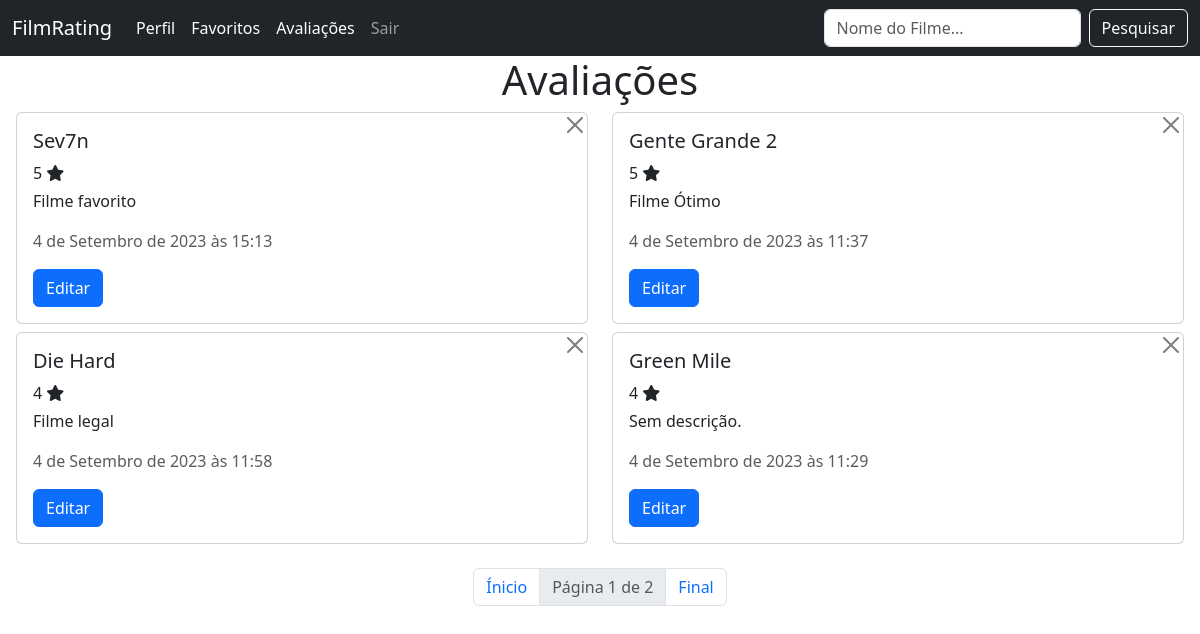
Before: /rating/rated_films/ (signed in) with the older database file.
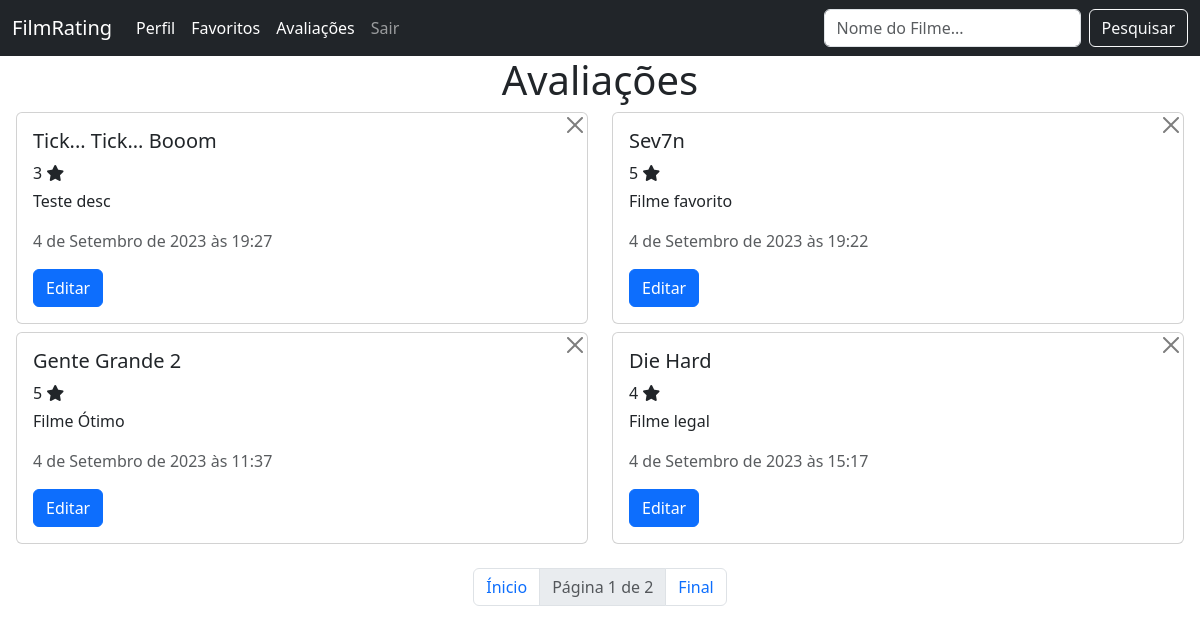
After: the same page with the newer database file.
### filmRating/models/Rating.py (models this page shows, shortened)
class Rating(models.Model):
    user = models.ForeignKey(User, on_delete=models.CASCADE, related_name="ratings")
    film_rated = models.ForeignKey(
        Film, on_delete=models.CASCADE, related_name="ratings"
    )
    value = models.IntegerField(
        validators=[
            MaxValueValidator(5),
            MinValueValidator(0),
        ]
    )
    description = models.TextField(null=True, blank=True)
    created_at = models.DateTimeField(auto_now_add=True)
    updated_at = models.DateTimeField(auto_now=True)

### filmRating/models/Film.py (models this page shows, shortened)
class Film(models.Model):
    owner = models.ForeignKey(
        User, on_delete=models.CASCADE, related_name="films_created"
    )
    name = models.CharField(max_length=50)
    description = models.TextField(blank=True, null=True)
    img = models.ImageField(null=True, blank=True)
    category = models.ManyToManyField(Category, related_name="films_categories")
    created_at = models.DateTimeField(auto_now_add=True)
    updated_at = models.DateTimeField(auto_now=True)
    def __str__(self):
        return f"{self.name}"

### filmRating/views/RatingViews.py (the view)
@login_required
def rated_films_view(request):
    ratings = Rating.objects.filter(user=request.user).order_by("-created_at").all()
    if len(ratings) > 0:
        paginator = Paginator(ratings, 4)
        page = request.GET.get("page")
        ratings = paginator.get_page(page)
    context = {
        "ratings": ratings,
    }
    return render(request, "ratings/rated_films.html", context=context, status=200)

### filmRating/templates/ratings/rated_films.html (shortened to what this page needs)
{% extends "base.html" %}
{% block content %}
    <h1 class="text-center">Avaliações</h1>
    <div class="row ms-1 me-1 mt-2">
        {% for rating in ratings %}
            <div class="col-sm-6 mb-2">
                <div class="card">
                    <div class="card-body">
                        <a href={% url "remove-rating" rating.film_rated.id %}>
                            <button type="button"
                                    class="btn-close position-absolute top-0 end-0"
                                    aria-label="Close"></button>
                        </a>
                        <h5 class="card-title">{{ rating.film_rated | title }}</h5>
                        <p class="card-text mb-1">
                            {{ rating.value }} <i class="fa-sharp fa-solid fa-star"></i>
                        </p>
                        <p class="card-text">{{ rating.description | default:"Sem descrição." | slice:30 }}</p>
                        <p class="card-text text-muted">{{ rating.updated_at }}</p>
                        <a href="{% url "add-rating" rating.film_rated.id %}"
                           class="btn btn-primary">Editar</a>
                    </div>
                </div>
            </div>
        {% endfor %}
    </div>
    {% if ratings.paginator.num_pages > 1 %}
        <nav aria-label="Page navigation example">
            <ul class="pagination justify-content-center mt-3">
                <li class="page-item">
                    <a class="page-link" href="?page=1">Ínicio</a>
                </li>
                <li class="page-item disabled">
                    <a class="page-link" href="">Página {{ ratings.number }} de {{ ratings.paginator.num_pages }}</a>
                </li>
                <li class="page-item">
                    <a class="page-link" href="?page={{ ratings.paginator.num_pages }}">Final</a>
                </li>
            </ul>
        </nav>
    {% endif %}
{% endblock %}

### filmRating/templates/base.html (shortened to what this page needs)
{% load static %}
<!DOCTYPE html>
<html lang="pt-BR">
    <head>
        <link href="https://cdn.jsdelivr.net/npm/bootstrap@5.3.1/dist/css/bootstrap.min.css"
              rel="stylesheet"
>
        <link href="https://cdnjs.cloudflare.com/ajax/libs/font-awesome/6.0.0-beta3/css/all.min.css"
              rel="stylesheet">
    </head>
    <body>
        <nav class="navbar navbar-expand-lg navbar-dark bg-dark">
            <div class="container-fluid">
                <a class="navbar-brand" href="{% url 'home' %}">FilmRating</a>
                <div class="collapse navbar-collapse" id="navbarSupportedContent">
                    <ul class="navbar-nav me-auto mb-2 mb-lg-0">
                        <li class="nav-item">
                            {% if request.user.is_authenticated %}
                                <li class="nav-item">
                                    <a class="nav-link active"
                                       aria-current="page"
                                       href="{% url "profile" request.user.id %}">Perfil</a>
                                </li>
                                <li class="nav-item">
                                    <a class="nav-link active" href="{% url 'favorites' %}">Favoritos</a>
                                </li>
                                <li class="nav-item">
                                    <a class="nav-link active" href="{% url 'rated-films' %}">Avaliações</a>
                                </li>
                                <li class="nav-item">
                                    <a class="nav-link " aria-disabled="true" href="{% url "logout" %}">Sair</a>
                                </li>
                            {% else %}
                                <a class="nav-link" href={% url "login" %}>Entrar</a>
                                <li class="nav-item">
                                    <a class="nav-link disabled" aria-disabled="true">Favoritos</a>
                                </li>
                            {% endif %}
                        </li>
                    </ul>
                    <form class="d-flex" role="search" method="GET" action="{% url 'home' %}">
                        <input class="form-control me-2"
                               type="search"
                               placeholder="Nome do Filme..."
                               aria-label="Nome do Filme..."
                               name="search">
                        <button class="btn btn-outline-light" type="submit">Pesquisar</button>
                    </form>
                </div>
            </div>
        </nav>
        {% block content %}{% endblock %}
    </body>
</html>

Changed rows visible on the page:
no longer on this page (row unchanged): Rating: film_rated "Green Mile", value "4", description "Sem descrição.", updated_at "4 de Setembro de 2023 às 11:29"
added Rating: film_rated "Tick... Tick... Booom", value "3", description "Teste desc", updated_at "4 de Setembro de 2023 às 19:27"
changed Rating "Filme favorito": updated_at "4 de Setembro de 2023 às 15:13" → "4 de Setembro de 2023 às 19:22"
changed Rating "Filme legal": updated_at "4 de Setembro de 2023 às 11:58" → "4 de Setembro de 2023 às 15:17"
